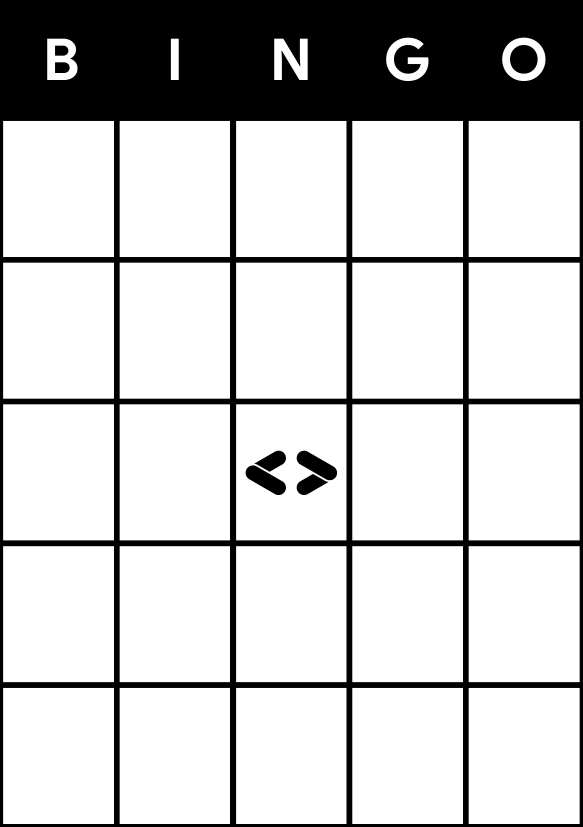
#> input picture bingo-g.jpg, 1748 x 2480 px (shown at 1/3 size)
$ python start.py
#> lines starting #> are read from the running program, lines starting #| are printed output that depends on the picture
### fill.py
from PIL import Image, ImageDraw, ImageFont
import random

def generate_bingo_numbers():
    numbers = {
        'B': random.sample(range(1, 16), 5),
        'I': random.sample(range(16, 31), 5),
        'N': random.sample(range(31, 46), 4),
        'G': random.sample(range(46, 61), 5),
        'O': random.sample(range(61, 76), 5)
    }
    numbers['N'].insert(2, ' ')
    return numbers

def draw_numbers(draw, numbers, font):
    start_x = 160
    start_y = 360
    w, h = 349.6, 425.2

    positions = [
        (164, 560), (250, 100), (450, 100), (650, 100), (850, 100),
        (164, 300), (250, 300), (450, 300), (650, 300), (850, 300),
        (419.1667, 500), (250, 500), (450, 500), (650, 500), (850, 500),
        (419.1667, 700), (250, 700), (450, 700), (650, 700), (850, 700),
        (419.1667, 900), (250, 900), (450, 900), (650, 900), (850, 900)
    ]

    #    B   I   N   G   O
    #    1   2   3   4   5
    # 1  X   X   X   X   X
    # 2  X   X   X   X   X
    # 3  X   X   X   X   X
    # 4  X   X   X   X   X
    # 5  X   X   X   X   X

    for i, letter in enumerate(['B', 'I', 'N', 'G', 'O']):
        for j in range(5):
            k, n = i + 1, j + 1
            number = numbers[letter][j]
            text = str(number)
            text_width = draw.textlength(text, font=font)
            x = start_x + (w * k) - (w / 2) - (text_width / 2) - 170
            y = start_y + (h * n) - (h / 2) - 170
            draw.text((x, y), text, fill="black", font=font)

def generate_bingo_cards(num_cards):
#> called with num_cards = 100
    template = Image.open("bingo-g.jpg")
#> template is the input picture: PIL image 1748x2480 CMYK; mean R, G, B 200.2, 200.2, 200.3
    font = ImageFont.truetype("./GoogleSansDisplay-Bold.ttf", 240)

    for i in range(1, num_cards + 1):
        card = template.copy()
        draw = ImageDraw.Draw(card)
        numbers = generate_bingo_numbers()
        draw_numbers(draw, numbers, font)
        card.save(f"./out/bingo-{i}.jpg")
        print(f"Generated bingo-{i}.jpg")
#> this loop made 100 passes
#> pass 1, in generate_bingo_cards, `card.save(f"./out/bingo-{i}.jpg")`:
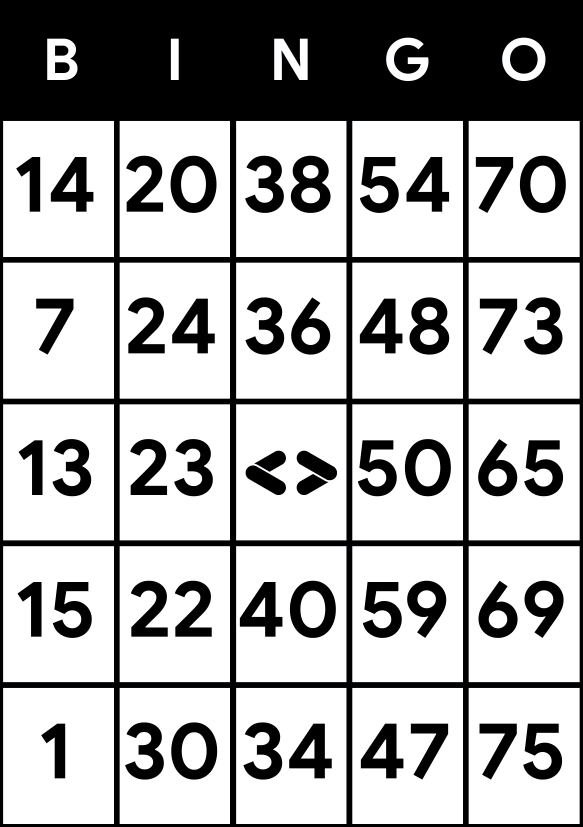
#> saved as bingo-1.jpg: PIL image 1748x2480 CMYK (shown at 1/3 size); mean R, G, B 173, 173, 173.1
#> after the loop:
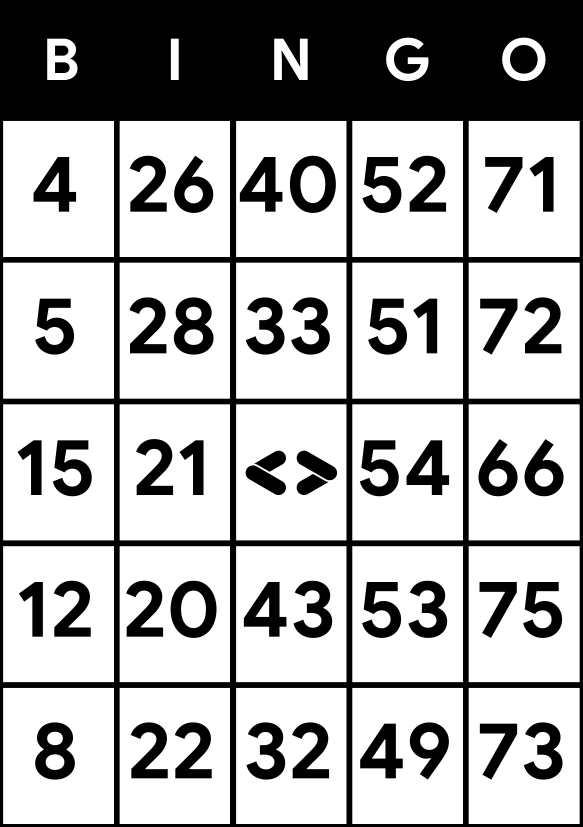
#> card: PIL image 1748x2480 CMYK (shown at 1/3 size); mean R, G, B 174.1, 174.1, 174.2

### merge.py
from PIL import Image
import os

def merge_a5_to_a4(input_folder, output_folder):
#> called with input_folder = './out', output_folder = './sheets'
    A4_WIDTH, A4_HEIGHT = 2480, 3508

    image_files = [f for f in os.listdir(input_folder) if f.endswith('.jpg')]

    image_files.sort()

    for i in range(0, len(image_files), 2):
        if i + 1 < len(image_files):
            img1 = Image.open(os.path.join(input_folder, image_files[i]))
            img2 = Image.open(os.path.join(input_folder, image_files[i+1]))
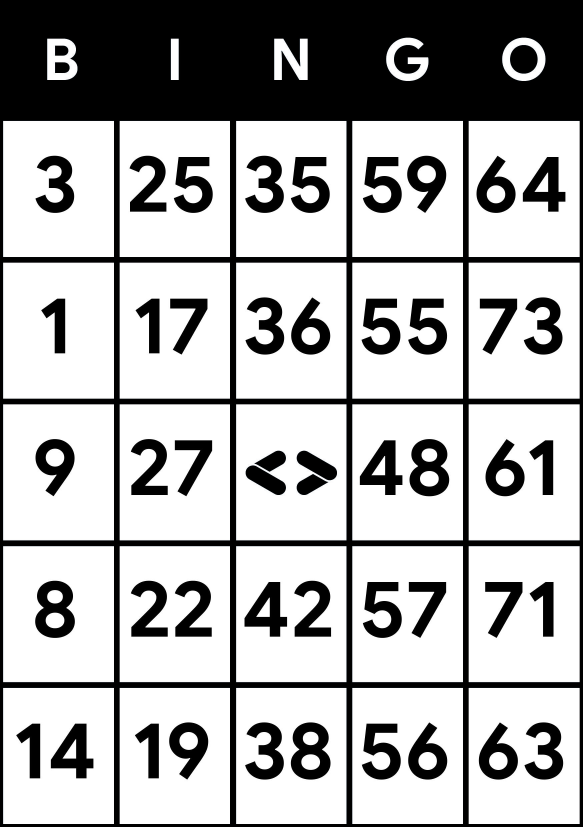
#> img2: PIL image 1748x2480 CMYK (shown at 1/3 size); mean R, G, B 175.1, 175.1, 175.2

            img1 = img1.rotate(-90, expand=True)
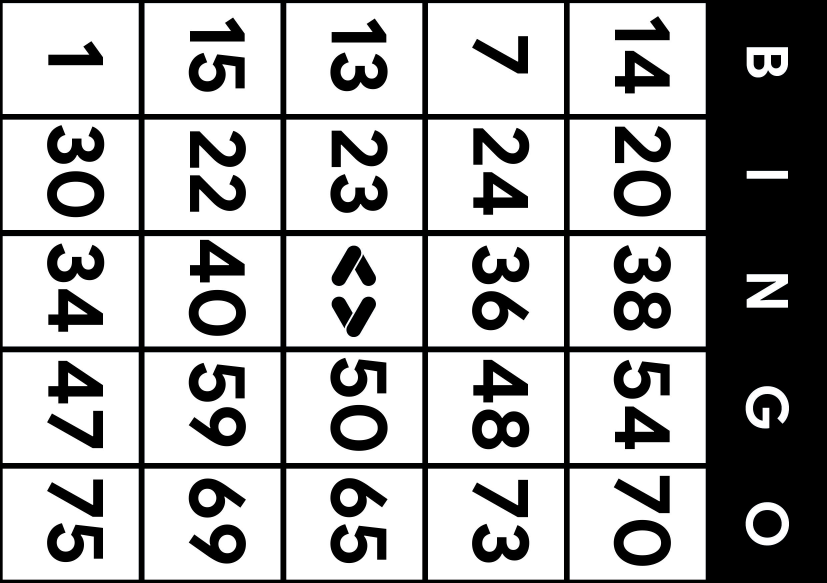
#> img1: PIL image 2480x1748 CMYK (shown at 1/3 size); mean R, G, B 172.9, 173, 173
            img2 = img2.rotate(-90, expand=True)
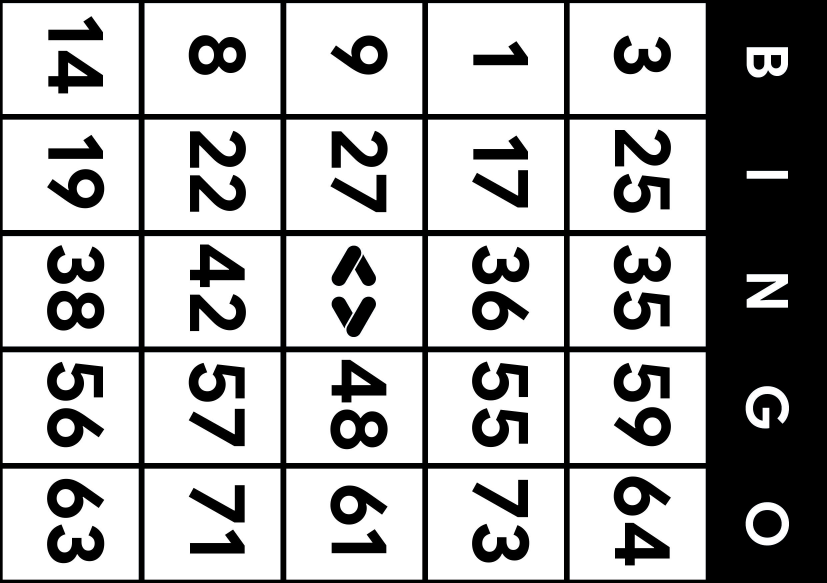
#> img2: PIL image 2480x1748 CMYK (shown at 1/3 size); mean R, G, B 175.1, 175.1, 175.2

            a4_img = Image.new('RGB', (A4_WIDTH, A4_HEIGHT), 'white')
#> a4_img: PIL image 2480x3508 RGB; every value is 255

            new_width = int(img1.width)
#> new_width = 2480
            new_height = int(img1.height)
#> new_height = 1748
            img1_resized = img1.resize((new_width, new_height), Image.LANCZOS)
            img2_resized = img2.resize((new_width, new_height), Image.LANCZOS)

            a4_img.paste(img1_resized, (0, 6))
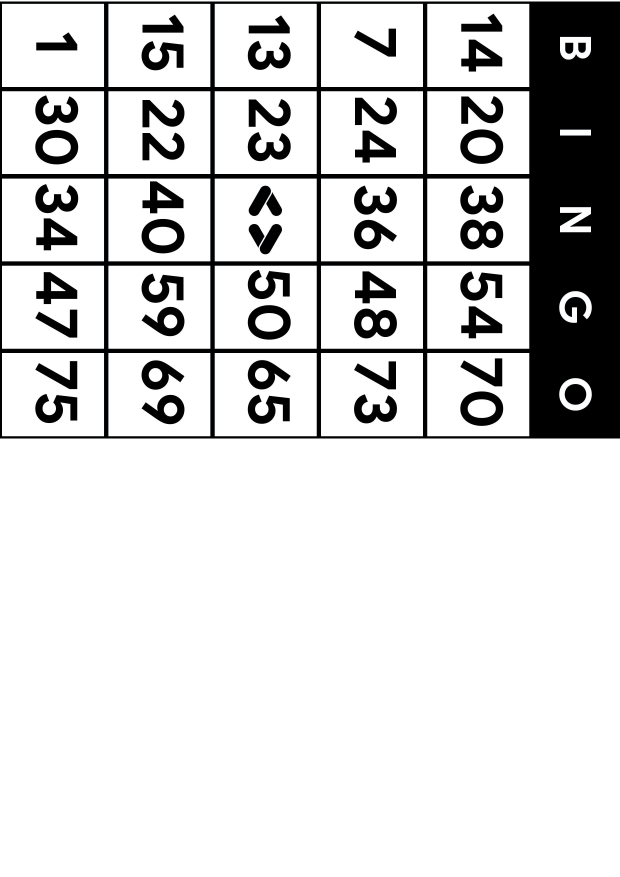
#> a4_img: PIL image 2480x3508 RGB (shown at 1/4 size); mean R, G, B 214.1, 214.1, 214.2
            a4_img.paste(img2_resized, (0, new_height + 6))
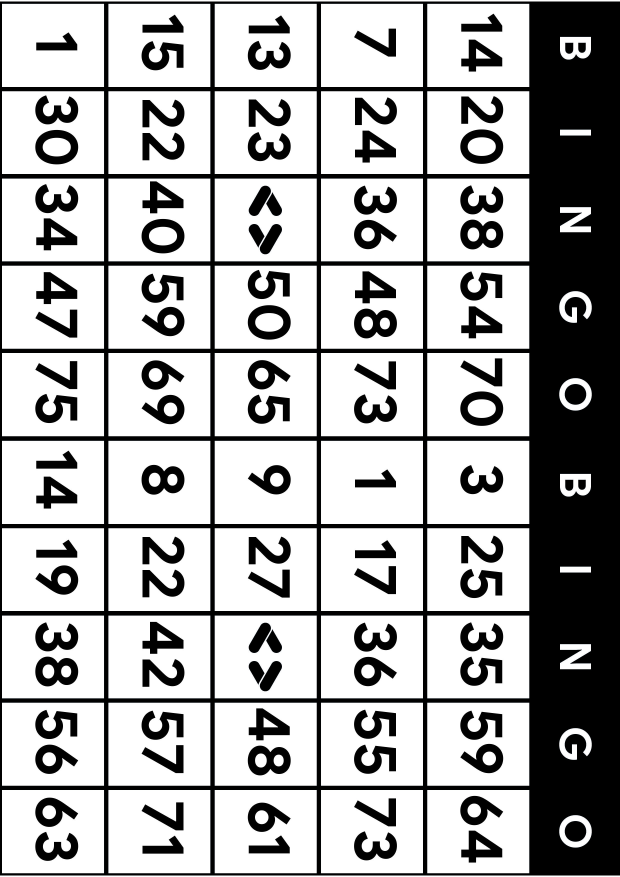
#> a4_img: PIL image 2480x3508 RGB (shown at 1/4 size); mean R, G, B 174.3, 174.3, 174.4

            output_filename = f"sheet-{i//2+1}.jpg"
            a4_img.save(os.path.join(output_folder, output_filename), "JPEG", quality=95)
            print(f"Created {output_filename}")

### start.py
from merge import merge_a5_to_a4
from fill import generate_bingo_cards
import os
import sys

input_folder = "./out"
output_folder = "./sheets"

if __name__ == '__main__':
    sheets_number = int(sys.argv[1]) if len(sys.argv) > 1 and sys.argv[1].isdecimal() else 50

    os.makedirs(input_folder, exist_ok=True)
    os.makedirs(output_folder, exist_ok=True)

    generate_bingo_cards(sheets_number * 2)
    merge_a5_to_a4(input_folder, output_folder)
